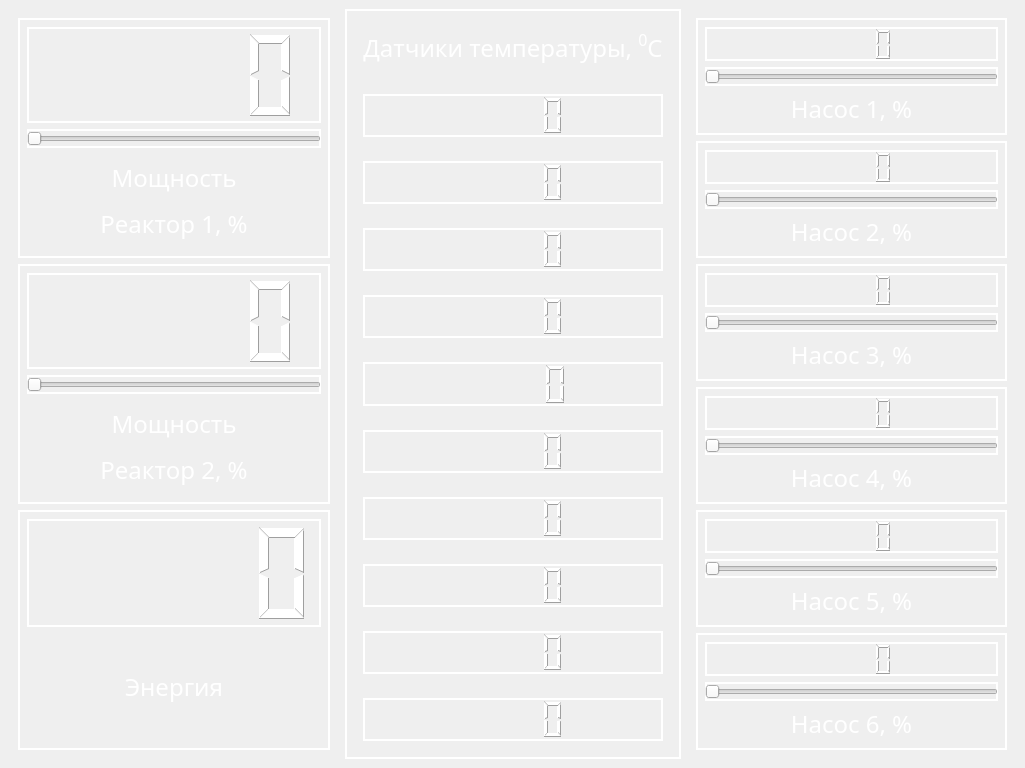
<?xml version="1.0" encoding="UTF-8"?>
<ui version="4.0">
 <class>MainWindow</class>
 <widget class="QMainWindow" name="MainWindow">
  <property name="windowModality">
   <enum>Qt::ApplicationModal</enum>
  </property>
  <property name="geometry">
   <rect>
    <x>0</x>
    <y>0</y>
    <width>1025</width>
    <height>768</height>
   </rect>
  </property>
  <property name="sizePolicy">
   <sizepolicy hsizetype="Fixed" vsizetype="Fixed">
    <horstretch>0</horstretch>
    <verstretch>0</verstretch>
   </sizepolicy>
  </property>
  <property name="minimumSize">
   <size>
    <width>1024</width>
    <height>768</height>
   </size>
  </property>
  <property name="maximumSize">
   <size>
    <width>16777215</width>
    <height>16777215</height>
   </size>
  </property>
  <property name="focusPolicy">
   <enum>Qt::NoFocus</enum>
  </property>
  <property name="contextMenuPolicy">
   <enum>Qt::DefaultContextMenu</enum>
  </property>
  <property name="acceptDrops">
   <bool>true</bool>
  </property>
  <property name="windowTitle">
   <string>Reactor</string>
  </property>
  <property name="windowIcon">
   <iconset>
    <normaloff>../../../../Desktop/Code/Hurricane_in_glass/controls/design/Hurricane_in_glass/controls/design/img/nuke logo.jpg</normaloff>../../../../Desktop/Code/Hurricane_in_glass/controls/design/Hurricane_in_glass/controls/design/img/nuke logo.jpg</iconset>
  </property>
  <property name="autoFillBackground">
   <bool>false</bool>
  </property>
  <property name="styleSheet">
   <string notr="true">background-image: url(:/img/img/bg_grey.jpg);</string>
  </property>
  <property name="documentMode">
   <bool>false</bool>
  </property>
  <property name="tabShape">
   <enum>QTabWidget::Rounded</enum>
  </property>
  <property name="dockNestingEnabled">
   <bool>false</bool>
  </property>
  <widget class="QWidget" name="centralwidget">
   <layout class="QHBoxLayout" name="horizontalLayout_4">
    <item>
     <widget class="QWidget" name="menu2" native="true">
      <property name="font">
       <font>
        <family>Gadugi</family>
        <italic>false</italic>
       </font>
      </property>
      <property name="autoFillBackground">
       <bool>false</bool>
      </property>
      <layout class="QVBoxLayout" name="verticalLayout_9">
       <item>
        <widget class="QWidget" name="widget_2" native="true">
         <property name="styleSheet">
          <string notr="true">border: 2px solid white;</string>
         </property>
         <layout class="QVBoxLayout" name="verticalLayout_10">
          <item>
           <widget class="QLCDNumber" name="r1power">
            <property name="font">
             <font>
              <family>Gadugi</family>
              <italic>false</italic>
             </font>
            </property>
            <property name="autoFillBackground">
             <bool>false</bool>
            </property>
            <property name="styleSheet">
             <string notr="true">color: rgb(255, 255, 255);</string>
            </property>
            <property name="frameShadow">
             <enum>QFrame::Plain</enum>
            </property>
            <property name="value" stdset="0">
             <double>0.000000000000000</double>
            </property>
           </widget>
          </item>
          <item>
           <widget class="QSlider" name="r1slider">
            <property name="orientation">
             <enum>Qt::Horizontal</enum>
            </property>
           </widget>
          </item>
          <item>
           <widget class="QLabel" name="label_7">
            <property name="font">
             <font>
              <family>Sans Serif</family>
              <pointsize>18</pointsize>
              <italic>false</italic>
             </font>
            </property>
            <property name="layoutDirection">
             <enum>Qt::RightToLeft</enum>
            </property>
            <property name="autoFillBackground">
             <bool>false</bool>
            </property>
            <property name="styleSheet">
             <string notr="true">color: rgb(255, 255, 255);
border: 0px;</string>
            </property>
            <property name="frameShadow">
             <enum>QFrame::Plain</enum>
            </property>
            <property name="text">
             <string>&lt;html&gt;&lt;head/&gt;&lt;body&gt;&lt;p align=&quot;center&quot;&gt;Мощность&lt;/p&gt;&lt;p align=&quot;center&quot;&gt;Реактор 1, %&lt;/p&gt;&lt;/body&gt;&lt;/html&gt;</string>
            </property>
           </widget>
          </item>
         </layout>
        </widget>
       </item>
       <item>
        <widget class="QWidget" name="widget" native="true">
         <property name="styleSheet">
          <string notr="true">border: 2px solid white;</string>
         </property>
         <layout class="QVBoxLayout" name="verticalLayout">
          <item>
           <widget class="QLCDNumber" name="r2power">
            <property name="font">
             <font>
              <family>Gadugi</family>
              <italic>false</italic>
             </font>
            </property>
            <property name="autoFillBackground">
             <bool>false</bool>
            </property>
            <property name="styleSheet">
             <string notr="true">color: rgb(255, 255, 255);</string>
            </property>
            <property name="frameShadow">
             <enum>QFrame::Plain</enum>
            </property>
           </widget>
          </item>
          <item>
           <widget class="QSlider" name="r2slider">
            <property name="orientation">
             <enum>Qt::Horizontal</enum>
            </property>
           </widget>
          </item>
          <item>
           <widget class="QLabel" name="label_5">
            <property name="font">
             <font>
              <family>Sans Serif</family>
              <pointsize>18</pointsize>
              <italic>false</italic>
             </font>
            </property>
            <property name="layoutDirection">
             <enum>Qt::RightToLeft</enum>
            </property>
            <property name="autoFillBackground">
             <bool>false</bool>
            </property>
            <property name="styleSheet">
             <string notr="true">color: rgb(255, 255, 255);
border: 0px;</string>
            </property>
            <property name="frameShadow">
             <enum>QFrame::Plain</enum>
            </property>
            <property name="text">
             <string>&lt;html&gt;&lt;head/&gt;&lt;body&gt;&lt;p align=&quot;center&quot;&gt;Мощность&lt;/p&gt;&lt;p align=&quot;center&quot;&gt;Реактор 2, %&lt;/p&gt;&lt;/body&gt;&lt;/html&gt;</string>
            </property>
           </widget>
          </item>
         </layout>
        </widget>
       </item>
       <item>
        <widget class="QWidget" name="widget_4" native="true">
         <property name="font">
          <font>
           <family>Gadugi</family>
           <italic>false</italic>
          </font>
         </property>
         <property name="autoFillBackground">
          <bool>false</bool>
         </property>
         <property name="styleSheet">
          <string notr="true">border: 2px solid white;</string>
         </property>
         <layout class="QVBoxLayout" name="verticalLayout_8">
          <item>
           <widget class="QLCDNumber" name="energyLcd">
            <property name="font">
             <font>
              <family>Gadugi</family>
              <italic>false</italic>
             </font>
            </property>
            <property name="autoFillBackground">
             <bool>false</bool>
            </property>
            <property name="styleSheet">
             <string notr="true">color: rgb(255, 255, 255);</string>
            </property>
            <property name="frameShadow">
             <enum>QFrame::Plain</enum>
            </property>
           </widget>
          </item>
          <item>
           <widget class="QLabel" name="label_6">
            <property name="font">
             <font>
              <family>Sans Serif</family>
              <pointsize>18</pointsize>
              <italic>false</italic>
             </font>
            </property>
            <property name="autoFillBackground">
             <bool>false</bool>
            </property>
            <property name="styleSheet">
             <string notr="true">color: rgb(255, 255, 255); border: 0;</string>
            </property>
            <property name="frameShadow">
             <enum>QFrame::Plain</enum>
            </property>
            <property name="text">
             <string>&lt;html&gt;&lt;head/&gt;&lt;body&gt;&lt;p align=&quot;center&quot;&gt;Энергия&lt;/p&gt;&lt;/body&gt;&lt;/html&gt;</string>
            </property>
           </widget>
          </item>
         </layout>
        </widget>
       </item>
      </layout>
     </widget>
    </item>
    <item>
     <widget class="QWidget" name="sensors" native="true">
      <property name="font">
       <font>
        <italic>false</italic>
       </font>
      </property>
      <property name="styleSheet">
       <string notr="true">border: 2px solid white;</string>
      </property>
      <layout class="QVBoxLayout" name="verticalLayout_27">
       <item>
        <widget class="QWidget" name="w" native="true">
         <property name="font">
          <font>
           <italic>false</italic>
          </font>
         </property>
         <property name="styleSheet">
          <string notr="true">border: 0;</string>
         </property>
         <layout class="QVBoxLayout" name="verticalLayout_28">
          <item>
           <widget class="QLabel" name="label">
            <property name="font">
             <font>
              <family>Sans Serif</family>
              <pointsize>18</pointsize>
              <italic>false</italic>
             </font>
            </property>
            <property name="styleSheet">
             <string notr="true">color: white;</string>
            </property>
            <property name="text">
             <string>&lt;html&gt;&lt;head/&gt;&lt;body&gt;&lt;p align=&quot;center&quot;&gt;Датчики температуры, &lt;span style=&quot; vertical-align:super;&quot;&gt;0&lt;/span&gt;C&lt;/p&gt;&lt;/body&gt;&lt;/html&gt;</string>
            </property>
           </widget>
          </item>
         </layout>
        </widget>
       </item>
       <item>
        <widget class="QWidget" name="s1" native="true">
         <property name="font">
          <font>
           <italic>false</italic>
          </font>
         </property>
         <property name="styleSheet">
          <string notr="true">border: 0;</string>
         </property>
         <layout class="QHBoxLayout" name="horizontalLayout">
          <item>
           <widget class="QLCDNumber" name="t1">
            <property name="styleSheet">
             <string notr="true">border: 2px solid white; color: white;</string>
            </property>
           </widget>
          </item>
         </layout>
        </widget>
       </item>
       <item>
        <widget class="QWidget" name="s1_10" native="true">
         <property name="font">
          <font>
           <italic>false</italic>
          </font>
         </property>
         <property name="styleSheet">
          <string notr="true">border: 0;</string>
         </property>
         <layout class="QVBoxLayout" name="verticalLayout_20">
          <item>
           <widget class="QLCDNumber" name="t2">
            <property name="styleSheet">
             <string notr="true">border: 2px solid white; color: white;</string>
            </property>
           </widget>
          </item>
         </layout>
        </widget>
       </item>
       <item>
        <widget class="QWidget" name="s1_9" native="true">
         <property name="font">
          <font>
           <italic>false</italic>
          </font>
         </property>
         <property name="styleSheet">
          <string notr="true">border: 0;</string>
         </property>
         <layout class="QVBoxLayout" name="verticalLayout_19">
          <item>
           <widget class="QLCDNumber" name="t3">
            <property name="styleSheet">
             <string notr="true">border: 2px solid white; color: white;</string>
            </property>
           </widget>
          </item>
         </layout>
        </widget>
       </item>
       <item>
        <widget class="QWidget" name="s1_2" native="true">
         <property name="font">
          <font>
           <italic>false</italic>
          </font>
         </property>
         <property name="styleSheet">
          <string notr="true">border: 0;</string>
         </property>
         <layout class="QVBoxLayout" name="verticalLayout_12">
          <item>
           <widget class="QLCDNumber" name="t4">
            <property name="styleSheet">
             <string notr="true">border: 2px solid white; color: white;</string>
            </property>
           </widget>
          </item>
         </layout>
        </widget>
       </item>
       <item>
        <widget class="QWidget" name="s1_3" native="true">
         <property name="font">
          <font>
           <italic>false</italic>
          </font>
         </property>
         <property name="styleSheet">
          <string notr="true">border: 0;</string>
         </property>
         <layout class="QVBoxLayout" name="verticalLayout_13">
          <item>
           <widget class="QLCDNumber" name="t5">
            <property name="styleSheet">
             <string notr="true">border: 2px solid white; color: white;</string>
            </property>
           </widget>
          </item>
         </layout>
        </widget>
       </item>
       <item>
        <widget class="QWidget" name="s1_8" native="true">
         <property name="font">
          <font>
           <italic>false</italic>
          </font>
         </property>
         <property name="styleSheet">
          <string notr="true">border: 0;</string>
         </property>
         <layout class="QVBoxLayout" name="verticalLayout_18">
          <item>
           <widget class="QLCDNumber" name="t6">
            <property name="styleSheet">
             <string notr="true">border: 2px solid white; color: white;</string>
            </property>
           </widget>
          </item>
         </layout>
        </widget>
       </item>
       <item>
        <widget class="QWidget" name="s1_7" native="true">
         <property name="font">
          <font>
           <italic>false</italic>
          </font>
         </property>
         <property name="styleSheet">
          <string notr="true">border: 0;</string>
         </property>
         <layout class="QVBoxLayout" name="verticalLayout_17">
          <item>
           <widget class="QLCDNumber" name="t7">
            <property name="styleSheet">
             <string notr="true">border: 2px solid white; color: white;</string>
            </property>
           </widget>
          </item>
         </layout>
        </widget>
       </item>
       <item>
        <widget class="QWidget" name="s1_6" native="true">
         <property name="font">
          <font>
           <italic>false</italic>
          </font>
         </property>
         <property name="styleSheet">
          <string notr="true">border: 0;</string>
         </property>
         <layout class="QVBoxLayout" name="verticalLayout_16">
          <item>
           <widget class="QLCDNumber" name="t8">
            <property name="styleSheet">
             <string notr="true">border: 2px solid white; color: white;</string>
            </property>
           </widget>
          </item>
         </layout>
        </widget>
       </item>
       <item>
        <widget class="QWidget" name="s1_5" native="true">
         <property name="font">
          <font>
           <italic>false</italic>
          </font>
         </property>
         <property name="styleSheet">
          <string notr="true">border: 0;</string>
         </property>
         <layout class="QVBoxLayout" name="verticalLayout_15">
          <item>
           <widget class="QLCDNumber" name="t9">
            <property name="styleSheet">
             <string notr="true">border: 2px solid white; color: white;</string>
            </property>
           </widget>
          </item>
         </layout>
        </widget>
       </item>
       <item>
        <widget class="QWidget" name="s1_4" native="true">
         <property name="font">
          <font>
           <italic>false</italic>
          </font>
         </property>
         <property name="styleSheet">
          <string notr="true">border: 0;</string>
         </property>
         <layout class="QVBoxLayout" name="verticalLayout_14">
          <item>
           <widget class="QLCDNumber" name="t10">
            <property name="styleSheet">
             <string notr="true">border: 2px solid white; color: white;</string>
            </property>
           </widget>
          </item>
         </layout>
        </widget>
       </item>
      </layout>
     </widget>
    </item>
    <item>
     <widget class="QWidget" name="waterpipes" native="true">
      <property name="font">
       <font>
        <family>Gadugi</family>
        <italic>false</italic>
       </font>
      </property>
      <property name="autoFillBackground">
       <bool>false</bool>
      </property>
      <property name="styleSheet">
       <string notr="true"/>
      </property>
      <layout class="QVBoxLayout" name="verticalLayout_11">
       <item>
        <widget class="QWidget" name="Nasos1" native="true">
         <property name="font">
          <font>
           <family>Gadugi</family>
           <italic>false</italic>
          </font>
         </property>
         <property name="acceptDrops">
          <bool>false</bool>
         </property>
         <property name="autoFillBackground">
          <bool>false</bool>
         </property>
         <property name="styleSheet">
          <string notr="true">border: 2px solid white;</string>
         </property>
         <layout class="QVBoxLayout" name="verticalLayout_2">
          <item>
           <widget class="QLCDNumber" name="lcd1">
            <property name="font">
             <font>
              <family>Gadugi</family>
              <italic>false</italic>
             </font>
            </property>
            <property name="autoFillBackground">
             <bool>false</bool>
            </property>
            <property name="styleSheet">
             <string notr="true">color: rgb(255, 255, 255);</string>
            </property>
            <property name="frameShadow">
             <enum>QFrame::Plain</enum>
            </property>
           </widget>
          </item>
          <item>
           <widget class="QSlider" name="n1slider">
            <property name="orientation">
             <enum>Qt::Horizontal</enum>
            </property>
           </widget>
          </item>
          <item>
           <widget class="QLabel" name="label_1">
            <property name="palette">
             <palette>
              <active>
               <colorrole role="WindowText">
                <brush brushstyle="SolidPattern">
                 <color alpha="255">
                  <red>255</red>
                  <green>255</green>
                  <blue>255</blue>
                 </color>
                </brush>
               </colorrole>
               <colorrole role="Text">
                <brush brushstyle="SolidPattern">
                 <color alpha="255">
                  <red>255</red>
                  <green>255</green>
                  <blue>255</blue>
                 </color>
                </brush>
               </colorrole>
               <colorrole role="ButtonText">
                <brush brushstyle="SolidPattern">
                 <color alpha="255">
                  <red>255</red>
                  <green>255</green>
                  <blue>255</blue>
                 </color>
                </brush>
               </colorrole>
              </active>
              <inactive>
               <colorrole role="WindowText">
                <brush brushstyle="SolidPattern">
                 <color alpha="255">
                  <red>255</red>
                  <green>255</green>
                  <blue>255</blue>
                 </color>
                </brush>
               </colorrole>
               <colorrole role="Text">
                <brush brushstyle="SolidPattern">
                 <color alpha="255">
                  <red>255</red>
                  <green>255</green>
                  <blue>255</blue>
                 </color>
                </brush>
               </colorrole>
               <colorrole role="ButtonText">
                <brush brushstyle="SolidPattern">
                 <color alpha="255">
                  <red>255</red>
                  <green>255</green>
                  <blue>255</blue>
                 </color>
                </brush>
               </colorrole>
              </inactive>
              <disabled>
               <colorrole role="WindowText">
                <brush brushstyle="SolidPattern">
                 <color alpha="255">
                  <red>255</red>
                  <green>255</green>
                  <blue>255</blue>
                 </color>
                </brush>
               </colorrole>
               <colorrole role="Text">
                <brush brushstyle="SolidPattern">
                 <color alpha="255">
                  <red>255</red>
                  <green>255</green>
                  <blue>255</blue>
                 </color>
                </brush>
               </colorrole>
               <colorrole role="ButtonText">
                <brush brushstyle="SolidPattern">
                 <color alpha="255">
                  <red>255</red>
                  <green>255</green>
                  <blue>255</blue>
                 </color>
                </brush>
               </colorrole>
              </disabled>
             </palette>
            </property>
            <property name="font">
             <font>
              <family>Sans Serif</family>
              <pointsize>18</pointsize>
              <italic>false</italic>
             </font>
            </property>
            <property name="layoutDirection">
             <enum>Qt::RightToLeft</enum>
            </property>
            <property name="autoFillBackground">
             <bool>false</bool>
            </property>
            <property name="styleSheet">
             <string notr="true">color: rgb(255, 255, 255);
border: 0px;</string>
            </property>
            <property name="frameShadow">
             <enum>QFrame::Plain</enum>
            </property>
            <property name="text">
             <string>&lt;html&gt;&lt;head/&gt;&lt;body&gt;&lt;p align=&quot;center&quot;&gt;Насос 1, %&lt;/p&gt;&lt;/body&gt;&lt;/html&gt;</string>
            </property>
           </widget>
          </item>
         </layout>
        </widget>
       </item>
       <item>
        <widget class="QWidget" name="Nasos2" native="true">
         <property name="font">
          <font>
           <family>Gadugi</family>
           <italic>false</italic>
          </font>
         </property>
         <property name="autoFillBackground">
          <bool>false</bool>
         </property>
         <property name="styleSheet">
          <string notr="true">border: 2px solid white;</string>
         </property>
         <layout class="QVBoxLayout" name="verticalLayout_5">
          <item>
           <widget class="QLCDNumber" name="lcd2">
            <property name="font">
             <font>
              <family>Gadugi</family>
              <italic>false</italic>
             </font>
            </property>
            <property name="autoFillBackground">
             <bool>false</bool>
            </property>
            <property name="styleSheet">
             <string notr="true">color: rgb(255, 255, 255);</string>
            </property>
            <property name="frameShadow">
             <enum>QFrame::Plain</enum>
            </property>
           </widget>
          </item>
          <item>
           <widget class="QSlider" name="n2slider">
            <property name="orientation">
             <enum>Qt::Horizontal</enum>
            </property>
           </widget>
          </item>
          <item>
           <widget class="QLabel" name="label_4">
            <property name="font">
             <font>
              <family>Sans Serif</family>
              <pointsize>18</pointsize>
              <italic>false</italic>
             </font>
            </property>
            <property name="layoutDirection">
             <enum>Qt::RightToLeft</enum>
            </property>
            <property name="autoFillBackground">
             <bool>false</bool>
            </property>
            <property name="styleSheet">
             <string notr="true">color: rgb(255, 255, 255);
border: 0px;</string>
            </property>
            <property name="frameShadow">
             <enum>QFrame::Plain</enum>
            </property>
            <property name="text">
             <string>&lt;html&gt;&lt;head/&gt;&lt;body&gt;&lt;p align=&quot;center&quot;&gt;Насос 2, %&lt;/p&gt;&lt;/body&gt;&lt;/html&gt;</string>
            </property>
           </widget>
          </item>
         </layout>
        </widget>
       </item>
       <item>
        <widget class="QWidget" name="Nasos3" native="true">
         <property name="font">
          <font>
           <family>Gadugi</family>
           <italic>false</italic>
          </font>
         </property>
         <property name="autoFillBackground">
          <bool>false</bool>
         </property>
         <property name="styleSheet">
          <string notr="true">border: 2px solid white;</string>
         </property>
         <layout class="QVBoxLayout" name="verticalLayout_4">
          <item>
           <widget class="QLCDNumber" name="lcd3">
            <property name="font">
             <font>
              <family>Gadugi</family>
              <italic>false</italic>
             </font>
            </property>
            <property name="autoFillBackground">
             <bool>false</bool>
            </property>
            <property name="styleSheet">
             <string notr="true">color: rgb(255, 255, 255);</string>
            </property>
            <property name="frameShadow">
             <enum>QFrame::Plain</enum>
            </property>
           </widget>
          </item>
          <item>
           <widget class="QSlider" name="n3slider">
            <property name="orientation">
             <enum>Qt::Horizontal</enum>
            </property>
           </widget>
          </item>
          <item>
           <widget class="QLabel" name="label_3">
            <property name="font">
             <font>
              <family>Sans Serif</family>
              <pointsize>18</pointsize>
              <italic>false</italic>
             </font>
            </property>
            <property name="layoutDirection">
             <enum>Qt::RightToLeft</enum>
            </property>
            <property name="autoFillBackground">
             <bool>false</bool>
            </property>
            <property name="styleSheet">
             <string notr="true">color: rgb(255, 255, 255);
border: 0px;</string>
            </property>
            <property name="frameShadow">
             <enum>QFrame::Plain</enum>
            </property>
            <property name="text">
             <string>&lt;html&gt;&lt;head/&gt;&lt;body&gt;&lt;p align=&quot;center&quot;&gt;Насос 3, %&lt;/p&gt;&lt;/body&gt;&lt;/html&gt;</string>
            </property>
           </widget>
          </item>
         </layout>
        </widget>
       </item>
       <item>
        <widget class="QWidget" name="Nasos4" native="true">
         <property name="font">
          <font>
           <family>Gadugi</family>
           <italic>false</italic>
          </font>
         </property>
         <property name="autoFillBackground">
          <bool>false</bool>
         </property>
         <property name="styleSheet">
          <string notr="true">border: 2px solid white;</string>
         </property>
         <layout class="QVBoxLayout" name="verticalLayout_3">
          <item>
           <widget class="QLCDNumber" name="lcd4">
            <property name="font">
             <font>
              <family>Gadugi</family>
              <italic>false</italic>
             </font>
            </property>
            <property name="autoFillBackground">
             <bool>false</bool>
            </property>
            <property name="styleSheet">
             <string notr="true">color: rgb(255, 255, 255);</string>
            </property>
            <property name="frameShadow">
             <enum>QFrame::Plain</enum>
            </property>
           </widget>
          </item>
          <item>
           <widget class="QSlider" name="n4slider">
            <property name="orientation">
             <enum>Qt::Horizontal</enum>
            </property>
           </widget>
          </item>
          <item>
           <widget class="QLabel" name="label_2">
            <property name="font">
             <font>
              <family>Sans Serif</family>
              <pointsize>18</pointsize>
              <italic>false</italic>
             </font>
            </property>
            <property name="layoutDirection">
             <enum>Qt::RightToLeft</enum>
            </property>
            <property name="autoFillBackground">
             <bool>false</bool>
            </property>
            <property name="styleSheet">
             <string notr="true">color: rgb(255, 255, 255);
border: 0px;</string>
            </property>
            <property name="frameShadow">
             <enum>QFrame::Plain</enum>
            </property>
            <property name="text">
             <string>&lt;html&gt;&lt;head/&gt;&lt;body&gt;&lt;p align=&quot;center&quot;&gt;Насос 4, %&lt;/p&gt;&lt;/body&gt;&lt;/html&gt;</string>
            </property>
           </widget>
          </item>
         </layout>
        </widget>
       </item>
       <item>
        <widget class="QWidget" name="Nasos4_2" native="true">
         <property name="font">
          <font>
           <family>Gadugi</family>
           <italic>false</italic>
          </font>
         </property>
         <property name="autoFillBackground">
          <bool>false</bool>
         </property>
         <property name="styleSheet">
          <string notr="true">border: 2px solid white;</string>
         </property>
         <layout class="QVBoxLayout" name="verticalLayout_6">
          <item>
           <widget class="QLCDNumber" name="lcd5">
            <property name="font">
             <font>
              <family>Gadugi</family>
              <italic>false</italic>
             </font>
            </property>
            <property name="autoFillBackground">
             <bool>false</bool>
            </property>
            <property name="styleSheet">
             <string notr="true">color: rgb(255, 255, 255);</string>
            </property>
            <property name="frameShadow">
             <enum>QFrame::Plain</enum>
            </property>
           </widget>
          </item>
          <item>
           <widget class="QSlider" name="n5slider">
            <property name="orientation">
             <enum>Qt::Horizontal</enum>
            </property>
           </widget>
          </item>
          <item>
           <widget class="QLabel" name="label_8">
            <property name="font">
             <font>
              <family>Sans Serif</family>
              <pointsize>18</pointsize>
              <italic>false</italic>
             </font>
            </property>
            <property name="layoutDirection">
             <enum>Qt::RightToLeft</enum>
            </property>
            <property name="autoFillBackground">
             <bool>false</bool>
            </property>
            <property name="styleSheet">
             <string notr="true">color: rgb(255, 255, 255);
border: 0px;</string>
            </property>
            <property name="frameShadow">
             <enum>QFrame::Plain</enum>
            </property>
            <property name="text">
             <string>&lt;html&gt;&lt;head/&gt;&lt;body&gt;&lt;p align=&quot;center&quot;&gt;Насос 5, %&lt;/p&gt;&lt;/body&gt;&lt;/html&gt;</string>
            </property>
           </widget>
          </item>
         </layout>
        </widget>
       </item>
       <item>
        <widget class="QWidget" name="Nasos4_3" native="true">
         <property name="font">
          <font>
           <family>Gadugi</family>
           <italic>false</italic>
          </font>
         </property>
         <property name="autoFillBackground">
          <bool>false</bool>
         </property>
         <property name="styleSheet">
          <string notr="true">border: 2px solid white;</string>
         </property>
         <layout class="QVBoxLayout" name="verticalLayout_7">
          <item>
           <widget class="QLCDNumber" name="lcd6">
            <property name="font">
             <font>
              <family>Gadugi</family>
              <italic>false</italic>
             </font>
            </property>
            <property name="autoFillBackground">
             <bool>false</bool>
            </property>
            <property name="styleSheet">
             <string notr="true">color: rgb(255, 255, 255);</string>
            </property>
            <property name="frameShadow">
             <enum>QFrame::Plain</enum>
            </property>
           </widget>
          </item>
          <item>
           <widget class="QSlider" name="n6slider">
            <property name="orientation">
             <enum>Qt::Horizontal</enum>
            </property>
           </widget>
          </item>
          <item>
           <widget class="QLabel" name="label_9">
            <property name="font">
             <font>
              <family>Sans Serif</family>
              <pointsize>18</pointsize>
              <italic>false</italic>
             </font>
            </property>
            <property name="layoutDirection">
             <enum>Qt::RightToLeft</enum>
            </property>
            <property name="autoFillBackground">
             <bool>false</bool>
            </property>
            <property name="styleSheet">
             <string notr="true">color: rgb(255, 255, 255);
border: 0px;</string>
            </property>
            <property name="frameShadow">
             <enum>QFrame::Plain</enum>
            </property>
            <property name="text">
             <string>&lt;html&gt;&lt;head/&gt;&lt;body&gt;&lt;p align=&quot;center&quot;&gt;Насос 6, %&lt;/p&gt;&lt;/body&gt;&lt;/html&gt;</string>
            </property>
           </widget>
          </item>
         </layout>
        </widget>
       </item>
      </layout>
     </widget>
    </item>
   </layout>
  </widget>
 </widget>
 <resources>
  <include location="reactor_res.qrc"/>
 </resources>
 <connections/>
</ui>
